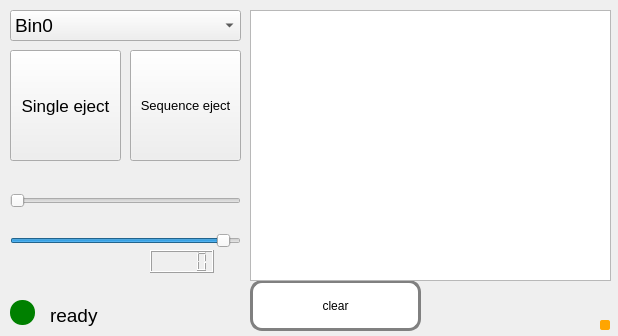
<?xml version="1.0" encoding="UTF-8"?>
<ui version="4.0">
 <class>Controller</class>
 <widget class="QWidget" name="Controller">
  <property name="geometry">
   <rect>
    <x>0</x>
    <y>0</y>
    <width>618</width>
    <height>336</height>
   </rect>
  </property>
  <property name="windowTitle">
   <string>Ejector</string>
  </property>
  <widget class="QComboBox" name="bin_selector">
   <property name="geometry">
    <rect>
     <x>10</x>
     <y>10</y>
     <width>231</width>
     <height>31</height>
    </rect>
   </property>
   <property name="font">
    <font>
     <pointsize>14</pointsize>
    </font>
   </property>
   <property name="toolTip">
    <string>&lt;html&gt;&lt;head/&gt;&lt;body&gt;&lt;p&gt;Select a Bin.&lt;/p&gt;&lt;/body&gt;&lt;/html&gt;</string>
   </property>
   <item>
    <property name="text">
     <string>Bin0</string>
    </property>
   </item>
   <item>
    <property name="text">
     <string>Bin1</string>
    </property>
   </item>
   <item>
    <property name="text">
     <string>Bin2</string>
    </property>
   </item>
   <item>
    <property name="text">
     <string>Bin3</string>
    </property>
   </item>
   <item>
    <property name="text">
     <string>Bin4</string>
    </property>
   </item>
   <item>
    <property name="text">
     <string>Bin5</string>
    </property>
   </item>
   <item>
    <property name="text">
     <string>Bin6</string>
    </property>
   </item>
   <item>
    <property name="text">
     <string>Bin7</string>
    </property>
   </item>
   <item>
    <property name="text">
     <string>Bin8</string>
    </property>
   </item>
   <item>
    <property name="text">
     <string>Bin9</string>
    </property>
   </item>
   <item>
    <property name="text">
     <string>Bin10</string>
    </property>
   </item>
   <item>
    <property name="text">
     <string>Bin11</string>
    </property>
   </item>
   <item>
    <property name="text">
     <string>Bin12</string>
    </property>
   </item>
   <item>
    <property name="text">
     <string>Bin13</string>
    </property>
   </item>
   <item>
    <property name="text">
     <string>Bin14</string>
    </property>
   </item>
   <item>
    <property name="text">
     <string>Bin15</string>
    </property>
   </item>
   <item>
    <property name="text">
     <string>Bin16</string>
    </property>
   </item>
   <item>
    <property name="text">
     <string>Bin17</string>
    </property>
   </item>
   <item>
    <property name="text">
     <string>Bin19</string>
    </property>
   </item>
   <item>
    <property name="text">
     <string>Bin20</string>
    </property>
   </item>
   <item>
    <property name="text">
     <string>Bin21</string>
    </property>
   </item>
   <item>
    <property name="text">
     <string>Bin22</string>
    </property>
   </item>
   <item>
    <property name="text">
     <string>Bin23</string>
    </property>
   </item>
  </widget>
  <widget class="QPushButton" name="pb_clear">
   <property name="geometry">
    <rect>
     <x>250</x>
     <y>280</y>
     <width>171</width>
     <height>51</height>
    </rect>
   </property>
   <property name="styleSheet">
    <string notr="true">#pb_clear{
border: 3px solid gray;
border-radius:12px;
background:white
}</string>
   </property>
   <property name="text">
    <string>clear</string>
   </property>
   <property name="checkable">
    <bool>true</bool>
   </property>
   <property name="checked">
    <bool>false</bool>
   </property>
   <property name="autoRepeat">
    <bool>false</bool>
   </property>
   <property name="autoExclusive">
    <bool>true</bool>
   </property>
  </widget>
  <widget class="QListWidget" name="ejector_status">
   <property name="geometry">
    <rect>
     <x>250</x>
     <y>10</y>
     <width>361</width>
     <height>271</height>
    </rect>
   </property>
   <property name="font">
    <font>
     <family>Courier</family>
     <pointsize>8</pointsize>
    </font>
   </property>
   <property name="styleSheet">
    <string notr="true">#led_status{
border: 3px solid gray;
border-radius:12px;
background:rgb(255,255,127)}</string>
   </property>
   <property name="flow">
    <enum>QListView::TopToBottom</enum>
   </property>
   <property name="batchSize">
    <number>10</number>
   </property>
   <property name="currentRow">
    <number>-1</number>
   </property>
  </widget>
  <widget class="QPushButton" name="heartbeat">
   <property name="enabled">
    <bool>false</bool>
   </property>
   <property name="geometry">
    <rect>
     <x>600</x>
     <y>320</y>
     <width>10</width>
     <height>10</height>
    </rect>
   </property>
   <property name="toolTip">
    <string>heartbeat</string>
   </property>
   <property name="autoFillBackground">
    <bool>false</bool>
   </property>
   <property name="styleSheet">
    <string notr="true">
#heartbeat {
border-radius:2px}

#heartbeat:enabled {
background :grey}

#heartbeat:!enabled {
background: orange}

</string>
   </property>
   <property name="text">
    <string/>
   </property>
   <property name="checkable">
    <bool>false</bool>
   </property>
   <property name="checked">
    <bool>false</bool>
   </property>
   <property name="flat">
    <bool>false</bool>
   </property>
  </widget>
  <widget class="QPushButton" name="pb_eject">
   <property name="geometry">
    <rect>
     <x>10</x>
     <y>50</y>
     <width>111</width>
     <height>111</height>
    </rect>
   </property>
   <property name="font">
    <font>
     <pointsize>13</pointsize>
    </font>
   </property>
   <property name="text">
    <string>Single eject</string>
   </property>
  </widget>
  <widget class="QPushButton" name="led_ready">
   <property name="enabled">
    <bool>true</bool>
   </property>
   <property name="geometry">
    <rect>
     <x>10</x>
     <y>300</y>
     <width>25</width>
     <height>25</height>
    </rect>
   </property>
   <property name="toolTip">
    <string>input green =on, red=off</string>
   </property>
   <property name="styleSheet">
    <string notr="true">#led_ready{
border-radius:12px}

#led_ready:enabled{
background :green}


#led_ready:!enabled{
background :red}</string>
   </property>
   <property name="text">
    <string/>
   </property>
  </widget>
  <widget class="QLabel" name="label">
   <property name="geometry">
    <rect>
     <x>50</x>
     <y>300</y>
     <width>61</width>
     <height>31</height>
    </rect>
   </property>
   <property name="font">
    <font>
     <pointsize>14</pointsize>
    </font>
   </property>
   <property name="text">
    <string>ready</string>
   </property>
  </widget>
  <widget class="QSlider" name="sliderA">
   <property name="geometry">
    <rect>
     <x>10</x>
     <y>190</y>
     <width>231</width>
     <height>22</height>
    </rect>
   </property>
   <property name="minimum">
    <number>150</number>
   </property>
   <property name="maximum">
    <number>600</number>
   </property>
   <property name="value">
    <number>150</number>
   </property>
   <property name="orientation">
    <enum>Qt::Horizontal</enum>
   </property>
  </widget>
  <widget class="QSlider" name="sliderB">
   <property name="geometry">
    <rect>
     <x>10</x>
     <y>230</y>
     <width>231</width>
     <height>22</height>
    </rect>
   </property>
   <property name="minimum">
    <number>150</number>
   </property>
   <property name="maximum">
    <number>600</number>
   </property>
   <property name="value">
    <number>580</number>
   </property>
   <property name="orientation">
    <enum>Qt::Horizontal</enum>
   </property>
  </widget>
  <widget class="QPushButton" name="pb_eject_test">
   <property name="geometry">
    <rect>
     <x>130</x>
     <y>50</y>
     <width>111</width>
     <height>111</height>
    </rect>
   </property>
   <property name="font">
    <font>
     <pointsize>10</pointsize>
    </font>
   </property>
   <property name="text">
    <string>Sequence eject</string>
   </property>
  </widget>
  <widget class="QLCDNumber" name="lcdNumber">
   <property name="geometry">
    <rect>
     <x>150</x>
     <y>250</y>
     <width>64</width>
     <height>23</height>
    </rect>
   </property>
  </widget>
 </widget>
 <resources/>
 <connections>
  <connection>
   <sender>sliderB</sender>
   <signal>valueChanged(int)</signal>
   <receiver>lcdNumber</receiver>
   <slot>display(int)</slot>
   <hints>
    <hint type="sourcelabel">
     <x>95</x>
     <y>239</y>
    </hint>
    <hint type="destinationlabel">
     <x>175</x>
     <y>271</y>
    </hint>
   </hints>
  </connection>
 </connections>
</ui>
